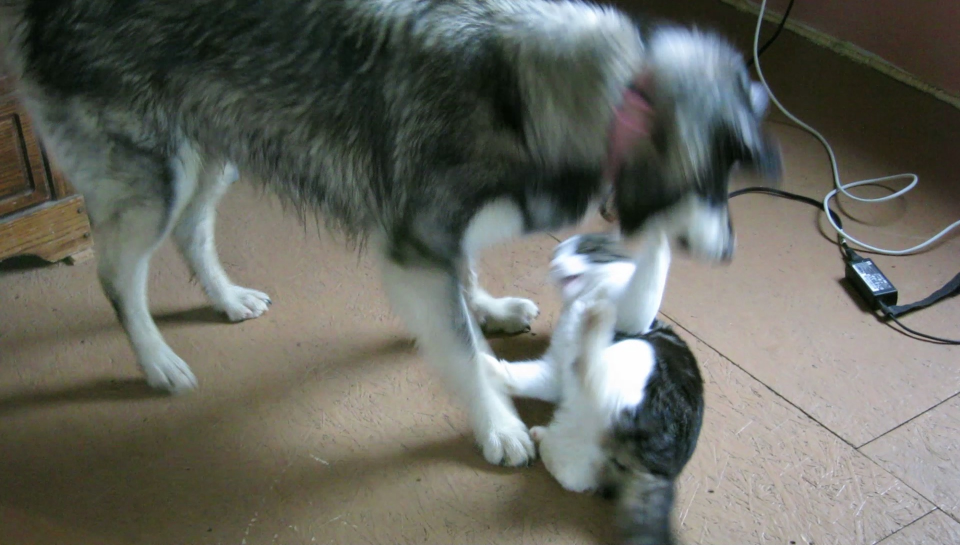
#> input picture example/stitching/dog_a.jpg, 1920 x 1090 px (shown at 1/2 size)
$ python assignment4-2.py
#> lines starting #> are read from the running program, lines starting #| are printed output that depends on the picture
import cv2
import matplotlib.pyplot as plt
import numpy as np

prev_pts =None
prev_gray_frame=None
tracks = None

images = []
images.append(cv2.imread('./stitching/dog_a.jpg', cv2.IMREAD_COLOR))
images.append(cv2.imread('./stitching/dog_b.jpg', cv2.IMREAD_COLOR))
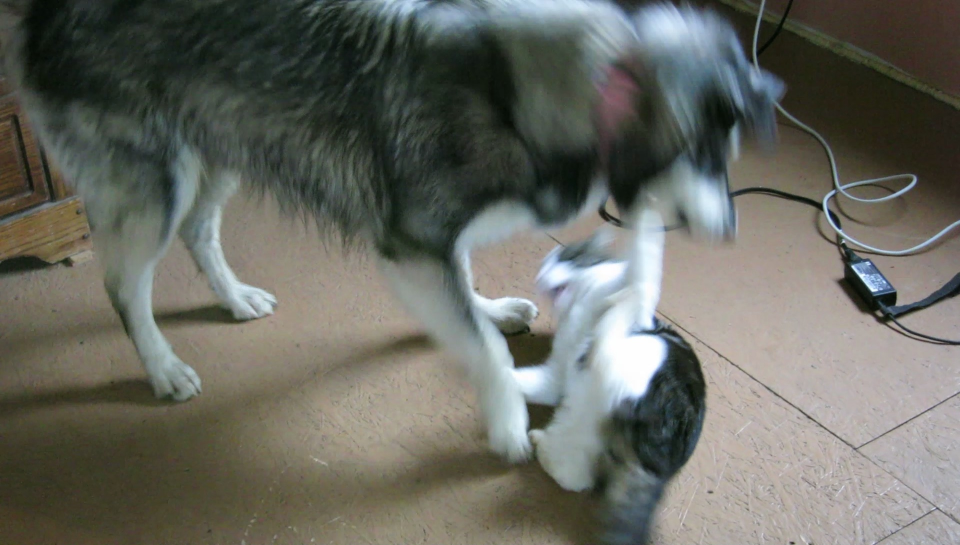
#> input picture example/stitching/dog_b.jpg, 1920 x 1090 px (shown at 1/2 size)

show_img = np.copy(images)


def display_flow(img, flow, stride=40):
    for index in np.ndindex(flow[::stride, ::stride, ::stride].shape[:2]):
        pt1 = tuple(i * stride for i in index)
        delta = flow[pt1].astype(np.int32)[::-1]
        pt2 = tuple(pt1 + 10 * delta)
        if 2 <= cv2.norm(delta) <= 10:
            cv2.arrowedLine(img, pt1[::-1], pt2[::-1],
                            (0, 0, 255), 5, cv2.LINE_AA, 0, 0.4)

    norm_opt_flow = np.linalg.norm(flow, axis=2)
    norm_opt_flow = cv2.normalize(norm_opt_flow, None, 0, 1,
                                  cv2.NORM_MINMAX)

    cv2.imshow('optical flow', img)
    cv2.imshow('optical flow magnitude', norm_opt_flow)
    cv2.waitKey()
    # [6 lines of commented-out code are left out]


prev_frame = cv2.cvtColor(show_img[0], cv2.COLOR_BGR2GRAY)  # prev_frame
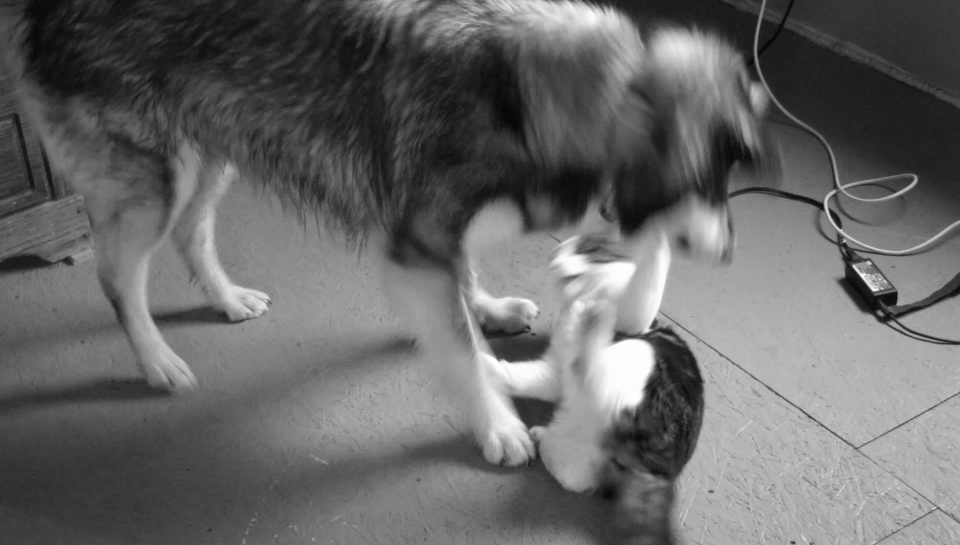
#> prev_frame: shape (1090, 1920) (shown at 1/2 size); min 3, max 255, mean 103.2
prev_frame = cv2.resize(prev_frame, (0, 0), None, 0.5, 0.5)
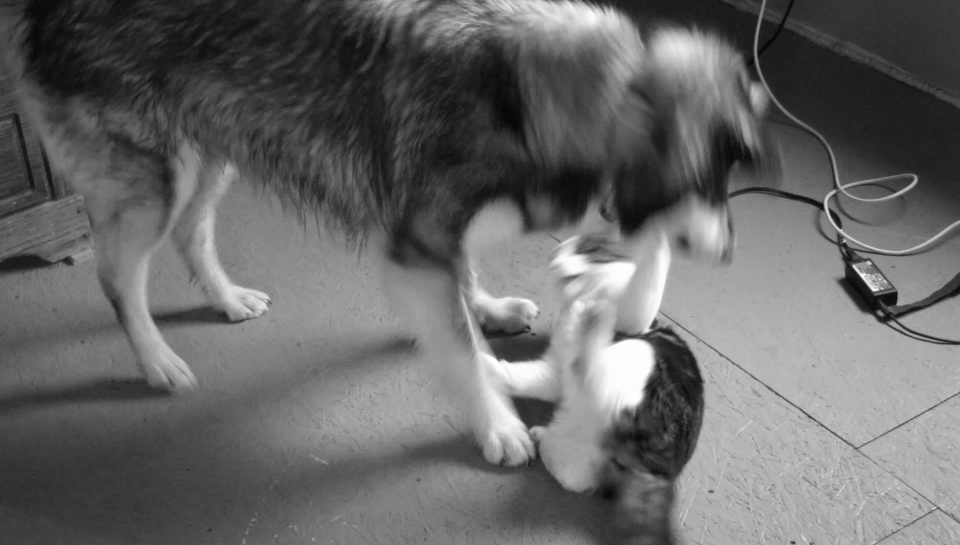
#> prev_frame: shape (545, 960); min 5, max 255, mean 103.4
init_flow = True

gray_frame = cv2.cvtColor(show_img[1], cv2.COLOR_BGR2GRAY)  # frame
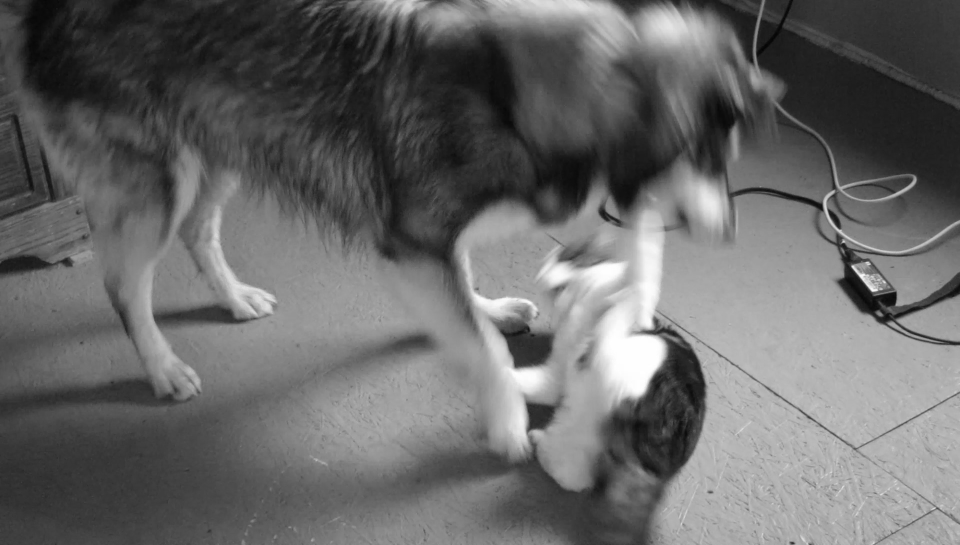
#> gray_frame: shape (1090, 1920) (shown at 1/2 size); min 2, max 255, mean 104.2
gray_frame = cv2.resize(gray_frame, (0, 0), None, 0.5, 0.5)
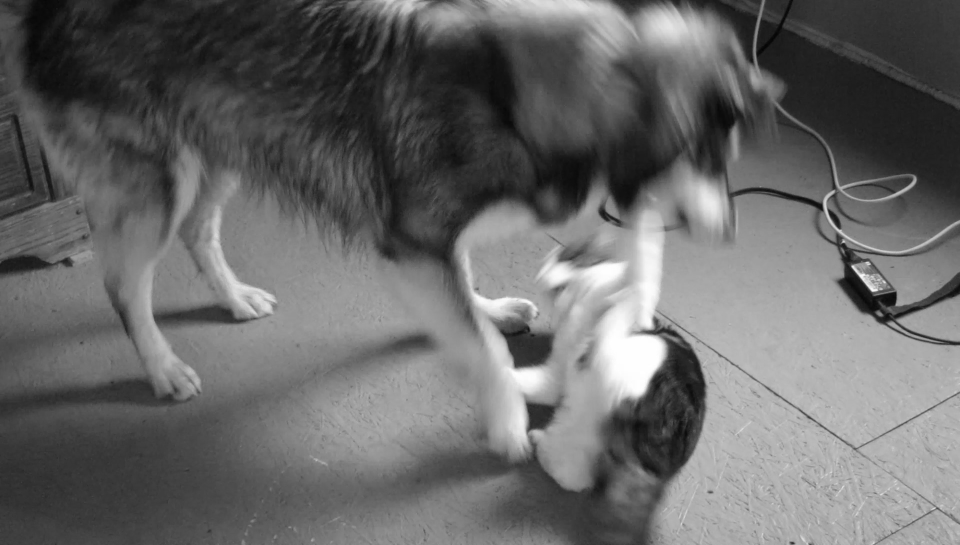
#> gray_frame: shape (545, 960); min 4, max 255, mean 104.3

opt_flow = cv2.calcOpticalFlowFarneback(prev_frame, gray_frame, None, 0.5, 5, 13, 10, 5, 1.1,
                                        cv2.OPTFLOW_FARNEBACK_GAUSSIAN)

if init_flow:
    opt_flow = cv2.calcOpticalFlowFarneback(prev_frame, gray_frame, None, 0.5, 5, 13, 10, 5, 1.1,
                                            cv2.OPTFLOW_FARNEBACK_GAUSSIAN)
    init_flow = False

else:
    opt_flow = cv2.calcOpticalFlowFarneback(prev_frame, gray_frame, opt_flow, 0.5, 5, 13, 10, 5, 1.1,
                                            cv2.OPTFLOW_USE_INITIAL_FLOW)
prev_frame = np.copy(gray_frame)

if display_flow(gray_frame, opt_flow):
#> the loop in display_flow, `for index in np.ndindex(flow[::stride, ::stride, ::stride].shape[:2]):` made 336 passes
#> (delta, pt2) on passes 2 to 4: ([0, 0], (0, 40)), ([0, 0], (0, 80)), ([0, 0], (0, 120))
#> after the loop in display_flow, `for index in np.ndindex(flow[::stride, ::stride, ::stride].shape[:2]):`:
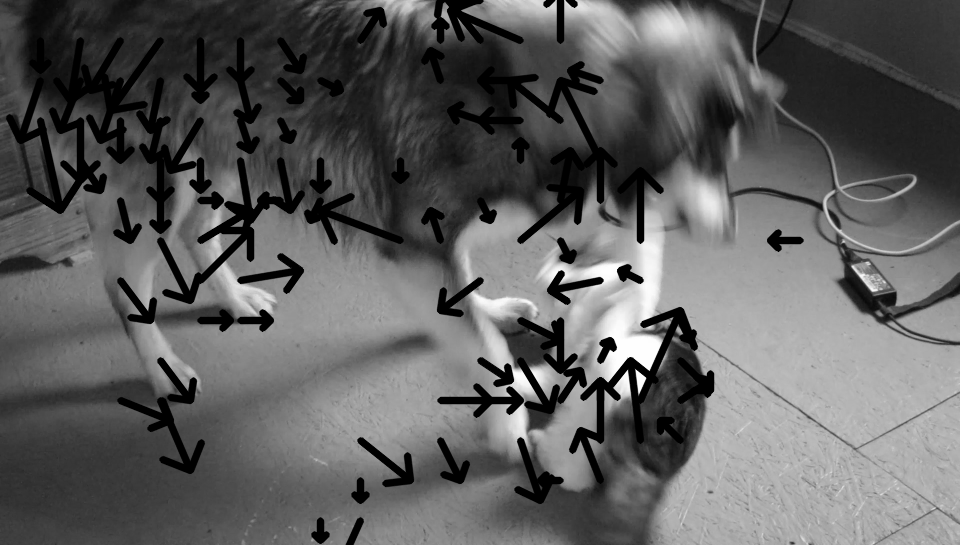
#> img: shape (545, 960); min 0, max 255, mean 95.1
#> in display_flow, `norm_opt_flow = np.linalg.norm(flow, axis=2)`:
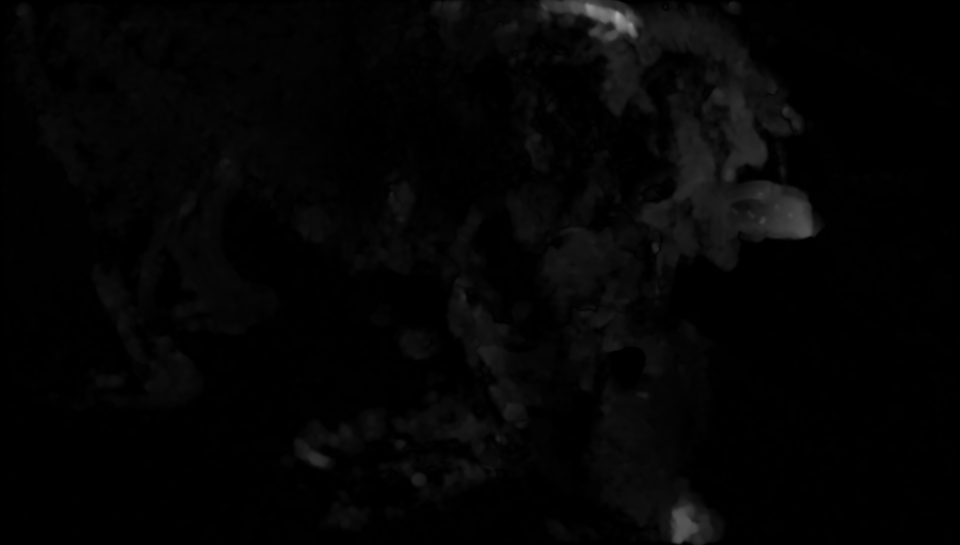
#> norm_opt_flow: shape (545, 960) float32; min 5.32e-16, max 169.3, mean 4.9
    pass
# display_flow(gray_frame, opt_flow)

##########################################################################################################
prev_frame = cv2.cvtColor(show_img[0], cv2.COLOR_BGR2GRAY)  # prev_frame
prev_frame = cv2.resize(prev_frame, (0, 0), None, 0.5, 0.5)
init_flow = True

gray_frame = cv2.cvtColor(show_img[1], cv2.COLOR_BGR2GRAY)  # frame
gray_frame = cv2.resize(gray_frame, (0, 0), None, 0.5, 0.5)

#> (the run stopped early here; a loop or call above may not have finished)
